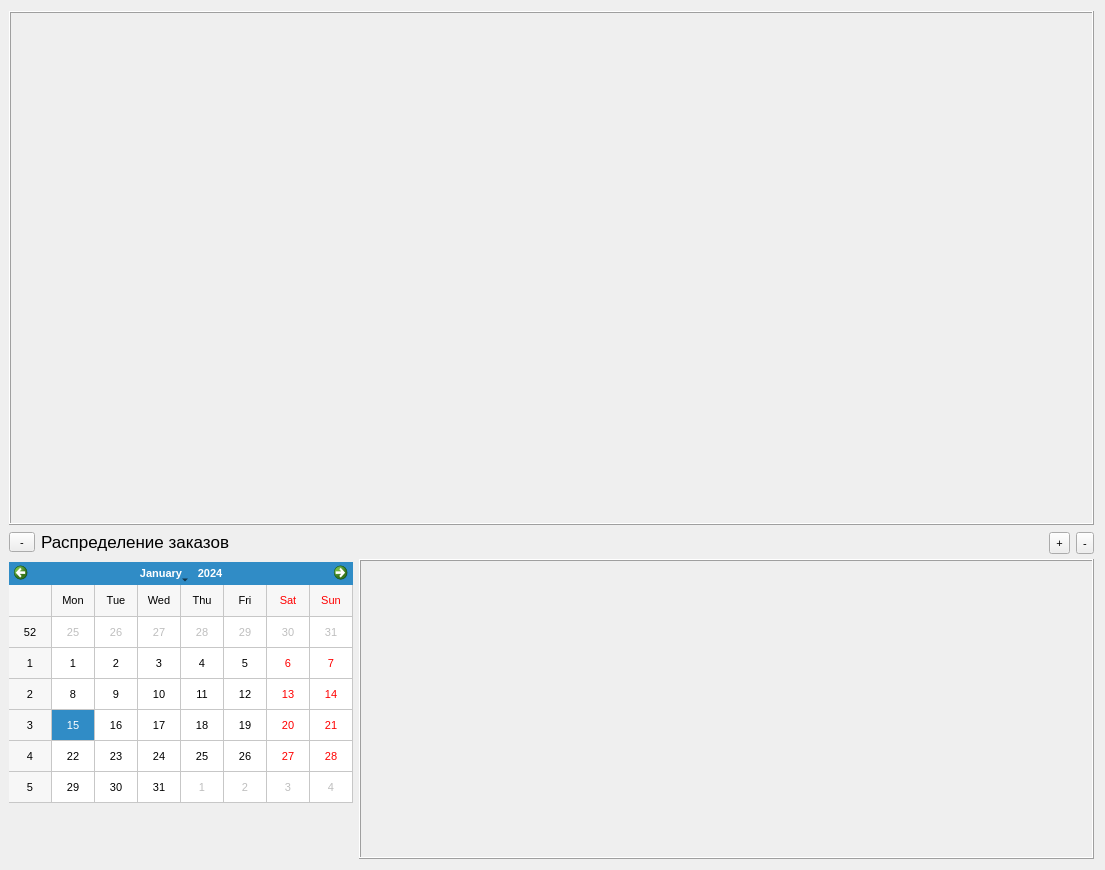
<?xml version="1.0" encoding="UTF-8"?>
<ui version="4.0">
 <class>PasportDistributionWidget</class>
 <widget class="QWidget" name="PasportDistributionWidget">
  <property name="geometry">
   <rect>
    <x>0</x>
    <y>0</y>
    <width>1105</width>
    <height>870</height>
   </rect>
  </property>
  <property name="sizePolicy">
   <sizepolicy hsizetype="Preferred" vsizetype="Preferred">
    <horstretch>0</horstretch>
    <verstretch>0</verstretch>
   </sizepolicy>
  </property>
  <property name="font">
   <font>
    <pointsize>8</pointsize>
   </font>
  </property>
  <property name="windowTitle">
   <string>Form</string>
  </property>
  <layout class="QVBoxLayout" name="verticalLayout_2">
   <property name="leftMargin">
    <number>9</number>
   </property>
   <item>
    <widget class="QFrame" name="frame_2">
     <property name="sizePolicy">
      <sizepolicy hsizetype="Preferred" vsizetype="Expanding">
       <horstretch>0</horstretch>
       <verstretch>0</verstretch>
      </sizepolicy>
     </property>
     <property name="font">
      <font>
       <pointsize>9</pointsize>
      </font>
     </property>
     <property name="frameShape">
      <enum>QFrame::Box</enum>
     </property>
     <property name="frameShadow">
      <enum>QFrame::Raised</enum>
     </property>
    </widget>
   </item>
   <item>
    <layout class="QHBoxLayout" name="horizontalLayout">
     <item>
      <widget class="QToolButton" name="toolButton_3">
       <property name="minimumSize">
        <size>
         <width>26</width>
         <height>0</height>
        </size>
       </property>
       <property name="maximumSize">
        <size>
         <width>26</width>
         <height>16777215</height>
        </size>
       </property>
       <property name="text">
        <string>-</string>
       </property>
      </widget>
     </item>
     <item>
      <widget class="QLabel" name="label">
       <property name="font">
        <font>
         <pointsize>13</pointsize>
         <weight>50</weight>
         <bold>false</bold>
        </font>
       </property>
       <property name="text">
        <string>Распределение заказов</string>
       </property>
      </widget>
     </item>
     <item>
      <spacer name="horizontalSpacer_2">
       <property name="orientation">
        <enum>Qt::Horizontal</enum>
       </property>
       <property name="sizeHint" stdset="0">
        <size>
         <width>40</width>
         <height>15</height>
        </size>
       </property>
      </spacer>
     </item>
     <item>
      <widget class="QToolButton" name="toolButton">
       <property name="sizePolicy">
        <sizepolicy hsizetype="Preferred" vsizetype="Fixed">
         <horstretch>0</horstretch>
         <verstretch>0</verstretch>
        </sizepolicy>
       </property>
       <property name="minimumSize">
        <size>
         <width>15</width>
         <height>22</height>
        </size>
       </property>
       <property name="maximumSize">
        <size>
         <width>500</width>
         <height>20</height>
        </size>
       </property>
       <property name="text">
        <string>+</string>
       </property>
      </widget>
     </item>
     <item>
      <widget class="QToolButton" name="toolButton_2">
       <property name="sizePolicy">
        <sizepolicy hsizetype="Preferred" vsizetype="Fixed">
         <horstretch>0</horstretch>
         <verstretch>0</verstretch>
        </sizepolicy>
       </property>
       <property name="minimumSize">
        <size>
         <width>15</width>
         <height>22</height>
        </size>
       </property>
       <property name="maximumSize">
        <size>
         <width>500</width>
         <height>20</height>
        </size>
       </property>
       <property name="text">
        <string>-</string>
       </property>
      </widget>
     </item>
    </layout>
   </item>
   <item>
    <widget class="QWidget" name="widget" native="true">
     <property name="sizePolicy">
      <sizepolicy hsizetype="Ignored" vsizetype="Preferred">
       <horstretch>0</horstretch>
       <verstretch>0</verstretch>
      </sizepolicy>
     </property>
     <property name="minimumSize">
      <size>
       <width>0</width>
       <height>300</height>
      </size>
     </property>
     <property name="maximumSize">
      <size>
       <width>16777215</width>
       <height>300</height>
      </size>
     </property>
     <layout class="QHBoxLayout" name="horizontalLayout_3">
      <property name="spacing">
       <number>6</number>
      </property>
      <property name="leftMargin">
       <number>0</number>
      </property>
      <property name="topMargin">
       <number>0</number>
      </property>
      <property name="rightMargin">
       <number>0</number>
      </property>
      <property name="bottomMargin">
       <number>0</number>
      </property>
      <item>
       <layout class="QHBoxLayout" name="horizontalLayout_2">
        <property name="sizeConstraint">
         <enum>QLayout::SetDefaultConstraint</enum>
        </property>
        <item>
         <layout class="QVBoxLayout" name="verticalLayout">
          <item>
           <widget class="QCalendarWidget" name="currentDateWidget">
            <property name="sizePolicy">
             <sizepolicy hsizetype="Maximum" vsizetype="Maximum">
              <horstretch>0</horstretch>
              <verstretch>0</verstretch>
             </sizepolicy>
            </property>
            <property name="minimumSize">
             <size>
              <width>344</width>
              <height>241</height>
             </size>
            </property>
            <property name="maximumSize">
             <size>
              <width>16777215</width>
              <height>16777215</height>
             </size>
            </property>
            <property name="sizeIncrement">
             <size>
              <width>0</width>
              <height>0</height>
             </size>
            </property>
            <property name="baseSize">
             <size>
              <width>0</width>
              <height>0</height>
             </size>
            </property>
            <property name="font">
             <font>
              <pointsize>8</pointsize>
              <stylestrategy>PreferDefault</stylestrategy>
              <kerning>true</kerning>
             </font>
            </property>
            <property name="gridVisible">
             <bool>true</bool>
            </property>
           </widget>
          </item>
          <item>
           <spacer name="verticalSpacer">
            <property name="orientation">
             <enum>Qt::Vertical</enum>
            </property>
            <property name="sizeType">
             <enum>QSizePolicy::Minimum</enum>
            </property>
            <property name="sizeHint" stdset="0">
             <size>
              <width>20</width>
              <height>53</height>
             </size>
            </property>
           </spacer>
          </item>
         </layout>
        </item>
        <item>
         <widget class="QFrame" name="frame">
          <property name="sizePolicy">
           <sizepolicy hsizetype="MinimumExpanding" vsizetype="Preferred">
            <horstretch>0</horstretch>
            <verstretch>0</verstretch>
           </sizepolicy>
          </property>
          <property name="minimumSize">
           <size>
            <width>0</width>
            <height>300</height>
           </size>
          </property>
          <property name="maximumSize">
           <size>
            <width>16777215</width>
            <height>300</height>
           </size>
          </property>
          <property name="font">
           <font>
            <pointsize>9</pointsize>
           </font>
          </property>
          <property name="frameShape">
           <enum>QFrame::Box</enum>
          </property>
          <property name="frameShadow">
           <enum>QFrame::Raised</enum>
          </property>
         </widget>
        </item>
       </layout>
      </item>
     </layout>
    </widget>
   </item>
  </layout>
 </widget>
 <resources/>
 <connections/>
</ui>
